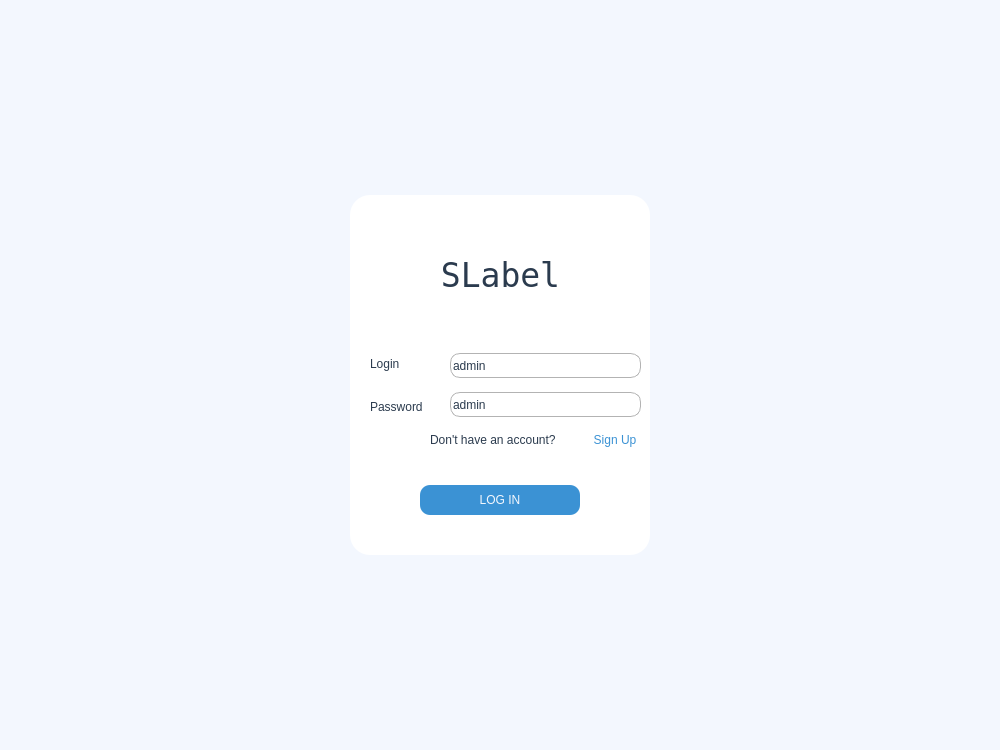
<?xml version="1.0" encoding="UTF-8"?>
<ui version="4.0">
 <class>form</class>
 <widget class="QWidget" name="form">
  <property name="geometry">
   <rect>
    <x>0</x>
    <y>0</y>
    <width>1000</width>
    <height>750</height>
   </rect>
  </property>
  <property name="minimumSize">
   <size>
    <width>1000</width>
    <height>750</height>
   </size>
  </property>
  <property name="maximumSize">
   <size>
    <width>1000</width>
    <height>750</height>
   </size>
  </property>
  <property name="windowTitle">
   <string>LogIn</string>
  </property>
  <widget class="QLabel" name="label">
   <property name="geometry">
    <rect>
     <x>0</x>
     <y>0</y>
     <width>800</width>
     <height>530</height>
    </rect>
   </property>
   <property name="styleSheet">
    <string notr="true"/>
   </property>
   <property name="text">
    <string/>
   </property>
  </widget>
  <widget class="QFrame" name="frame_2">
   <property name="geometry">
    <rect>
     <x>0</x>
     <y>0</y>
     <width>1000</width>
     <height>750</height>
    </rect>
   </property>
   <property name="styleSheet">
    <string notr="true">background-color: rgb(243,247,254)</string>
   </property>
   <property name="frameShape">
    <enum>QFrame::NoFrame</enum>
   </property>
   <property name="frameShadow">
    <enum>QFrame::Raised</enum>
   </property>
   <widget class="QFrame" name="frame">
    <property name="geometry">
     <rect>
      <x>350</x>
      <y>195</y>
      <width>300</width>
      <height>360</height>
     </rect>
    </property>
    <property name="styleSheet">
     <string notr="true">background-color: rgb(255, 255, 255);
border-radius:20px
</string>
    </property>
    <property name="frameShape">
     <enum>QFrame::NoFrame</enum>
    </property>
    <property name="frameShadow">
     <enum>QFrame::Raised</enum>
    </property>
    <widget class="QWidget" name="verticalLayoutWidget">
     <property name="geometry">
      <rect>
       <x>100</x>
       <y>150</y>
       <width>191</width>
       <height>81</height>
      </rect>
     </property>
     <layout class="QVBoxLayout" name="verticalLayout">
      <item>
       <widget class="QLineEdit" name="email_input">
        <property name="maximumSize">
         <size>
          <width>16777215</width>
          <height>25</height>
         </size>
        </property>
        <property name="styleSheet">
         <string notr="true">QLineEdit {
	border: 1px solid rgb(179, 179, 179);
	border-radius:10px;
	color:rgb(43,59,78);
}</string>
        </property>
        <property name="text">
         <string>admin</string>
        </property>
       </widget>
      </item>
      <item>
       <widget class="QLineEdit" name="password_input">
        <property name="maximumSize">
         <size>
          <width>16777215</width>
          <height>25</height>
         </size>
        </property>
        <property name="styleSheet">
         <string notr="true">QLineEdit {
	border: 1px solid rgb(179, 179, 179);
	border-radius:10px;
	color:rgb(43,59,78);
}
</string>
        </property>
        <property name="text">
         <string>admin</string>
        </property>
       </widget>
      </item>
     </layout>
    </widget>
    <widget class="QWidget" name="verticalLayoutWidget_2">
     <property name="geometry">
      <rect>
       <x>20</x>
       <y>150</y>
       <width>73</width>
       <height>80</height>
      </rect>
     </property>
     <layout class="QVBoxLayout" name="verticalLayout_2">
      <item>
       <widget class="QLabel" name="label_3">
        <property name="styleSheet">
         <string notr="true">font: 13pt &quot;Andale Mono&quot;;
color:rgb(43,59,78);</string>
        </property>
        <property name="text">
         <string>Login</string>
        </property>
       </widget>
      </item>
      <item>
       <widget class="QLabel" name="label_2">
        <property name="styleSheet">
         <string notr="true">font: 13pt &quot;Andale Mono&quot;;
color:rgb(43,59,78);</string>
        </property>
        <property name="text">
         <string>Password</string>
        </property>
       </widget>
      </item>
     </layout>
    </widget>
    <widget class="QPushButton" name="login_btn">
     <property name="geometry">
      <rect>
       <x>70</x>
       <y>290</y>
       <width>160</width>
       <height>30</height>
      </rect>
     </property>
     <property name="styleSheet">
      <string notr="true">QPushButton {
	background-color: rgb(59, 146, 212);
	color:rgb(243,247,254);
	border: 0px solid;
	border-radius: 10px;
	font: 11pt &quot;Andale Mono&quot;;
}

QPushButton:hover {
	background-color: rgb(243,247,254);
	color:rgb(59, 146, 212);
}</string>
     </property>
     <property name="text">
      <string>LOG IN</string>
     </property>
    </widget>
    <widget class="QLabel" name="label_4">
     <property name="geometry">
      <rect>
       <x>80</x>
       <y>235</y>
       <width>161</width>
       <height>20</height>
      </rect>
     </property>
     <property name="styleSheet">
      <string notr="true">font: 11pt &quot;Andale Mono&quot;;
color:rgb(43,59,78);</string>
     </property>
     <property name="text">
      <string>Don't have an account?</string>
     </property>
    </widget>
    <widget class="QPushButton" name="signup_btn">
     <property name="geometry">
      <rect>
       <x>240</x>
       <y>230</y>
       <width>50</width>
       <height>30</height>
      </rect>
     </property>
     <property name="styleSheet">
      <string notr="true">QPushButton {
	color:rgb(59, 146, 212);;
	border: 0px solid;
	border-radius: 10px;
	font: 11pt &quot;Andale Mono&quot;;
}

</string>
     </property>
     <property name="text">
      <string>Sign Up</string>
     </property>
    </widget>
    <widget class="QLabel" name="label_5">
     <property name="geometry">
      <rect>
       <x>70</x>
       <y>50</y>
       <width>161</width>
       <height>61</height>
      </rect>
     </property>
     <property name="font">
      <font>
       <family>Andale Mono</family>
       <pointsize>25</pointsize>
       <weight>50</weight>
       <italic>false</italic>
       <bold>false</bold>
      </font>
     </property>
     <property name="styleSheet">
      <string notr="true">font: 25pt &quot;Andale Mono&quot;;
color:rgb(43,59,78);</string>
     </property>
     <property name="text">
      <string>SLabel</string>
     </property>
     <property name="alignment">
      <set>Qt::AlignCenter</set>
     </property>
    </widget>
   </widget>
  </widget>
 </widget>
 <resources/>
 <connections/>
</ui>
